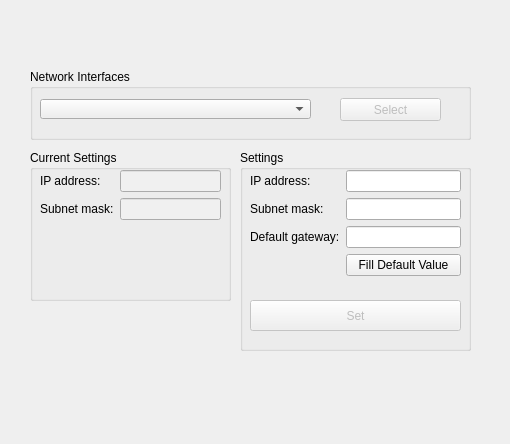
<?xml version="1.0" encoding="UTF-8"?>
<ui version="4.0">
 <class>HostSettingsWizardPage</class>
 <widget class="QWizardPage" name="HostSettingsWizardPage">
  <property name="geometry">
   <rect>
    <x>0</x>
    <y>0</y>
    <width>510</width>
    <height>444</height>
   </rect>
  </property>
  <property name="minimumSize">
   <size>
    <width>510</width>
    <height>444</height>
   </size>
  </property>
  <property name="maximumSize">
   <size>
    <width>510</width>
    <height>444</height>
   </size>
  </property>
  <property name="windowTitle">
   <string>On/Off Host Settings</string>
  </property>
  <attribute name="pageId">
   <string notr="true">1</string>
  </attribute>
  <widget class="QGroupBox" name="groupBox_newset">
   <property name="geometry">
    <rect>
     <x>240</x>
     <y>150</y>
     <width>231</width>
     <height>201</height>
    </rect>
   </property>
   <property name="title">
    <string>Settings</string>
   </property>
   <widget class="QPushButton" name="pushButton_set">
    <property name="enabled">
     <bool>false</bool>
    </property>
    <property name="geometry">
     <rect>
      <x>10</x>
      <y>150</y>
      <width>211</width>
      <height>31</height>
     </rect>
    </property>
    <property name="text">
     <string>Set</string>
    </property>
   </widget>
   <widget class="QWidget" name="formLayoutWidget">
    <property name="geometry">
     <rect>
      <x>10</x>
      <y>20</y>
      <width>211</width>
      <height>121</height>
     </rect>
    </property>
    <layout class="QFormLayout" name="formLayout">
     <item row="0" column="0">
      <widget class="QLabel" name="label">
       <property name="text">
        <string>IP address:</string>
       </property>
      </widget>
     </item>
     <item row="0" column="1">
      <widget class="QLineEdit" name="lineEdit_ip">
       <property name="whatsThis">
        <string notr="true"/>
       </property>
       <property name="inputMask">
        <string notr="true"/>
       </property>
       <property name="text">
        <string notr="true"/>
       </property>
      </widget>
     </item>
     <item row="1" column="0">
      <widget class="QLabel" name="label_2">
       <property name="text">
        <string>Subnet mask:</string>
       </property>
      </widget>
     </item>
     <item row="1" column="1">
      <widget class="QLineEdit" name="lineEdit_sm">
       <property name="whatsThis">
        <string notr="true"/>
       </property>
       <property name="inputMask">
        <string notr="true"/>
       </property>
       <property name="text">
        <string notr="true"/>
       </property>
      </widget>
     </item>
     <item row="2" column="0">
      <widget class="QLabel" name="label_3">
       <property name="text">
        <string>Default gateway:</string>
       </property>
      </widget>
     </item>
     <item row="2" column="1">
      <widget class="QLineEdit" name="lineEdit_dg">
       <property name="whatsThis">
        <string notr="true"/>
       </property>
       <property name="inputMask">
        <string notr="true"/>
       </property>
       <property name="text">
        <string notr="true"/>
       </property>
      </widget>
     </item>
     <item row="3" column="1">
      <widget class="QPushButton" name="pushButton_fill">
       <property name="text">
        <string>Fill Default Value</string>
       </property>
      </widget>
     </item>
    </layout>
   </widget>
  </widget>
  <widget class="QGroupBox" name="groupBox_oldset">
   <property name="geometry">
    <rect>
     <x>30</x>
     <y>150</y>
     <width>201</width>
     <height>151</height>
    </rect>
   </property>
   <property name="title">
    <string>Current Settings</string>
   </property>
   <widget class="QWidget" name="formLayoutWidget_2">
    <property name="geometry">
     <rect>
      <x>10</x>
      <y>20</y>
      <width>181</width>
      <height>71</height>
     </rect>
    </property>
    <layout class="QFormLayout" name="formLayout_2">
     <item row="0" column="0">
      <widget class="QLabel" name="label_4">
       <property name="text">
        <string>IP address:</string>
       </property>
      </widget>
     </item>
     <item row="0" column="1">
      <widget class="QLineEdit" name="lineEdit_oldip">
       <property name="whatsThis">
        <string notr="true"/>
       </property>
       <property name="autoFillBackground">
        <bool>false</bool>
       </property>
       <property name="styleSheet">
        <string notr="true">background-color: rgb(240, 240, 240);</string>
       </property>
       <property name="inputMask">
        <string notr="true"/>
       </property>
       <property name="text">
        <string notr="true"/>
       </property>
       <property name="readOnly">
        <bool>true</bool>
       </property>
      </widget>
     </item>
     <item row="1" column="0">
      <widget class="QLabel" name="label_6">
       <property name="text">
        <string>Subnet mask:</string>
       </property>
      </widget>
     </item>
     <item row="1" column="1">
      <widget class="QLineEdit" name="lineEdit_oldsm">
       <property name="whatsThis">
        <string notr="true"/>
       </property>
       <property name="styleSheet">
        <string notr="true">background-color: rgb(240, 240, 240);</string>
       </property>
       <property name="inputMask">
        <string notr="true"/>
       </property>
       <property name="text">
        <string notr="true"/>
       </property>
       <property name="readOnly">
        <bool>true</bool>
       </property>
      </widget>
     </item>
    </layout>
   </widget>
  </widget>
  <widget class="QGroupBox" name="groupBox">
   <property name="geometry">
    <rect>
     <x>30</x>
     <y>69</y>
     <width>441</width>
     <height>71</height>
    </rect>
   </property>
   <property name="title">
    <string>Network Interfaces</string>
   </property>
   <widget class="QComboBox" name="comboBox">
    <property name="geometry">
     <rect>
      <x>10</x>
      <y>30</y>
      <width>271</width>
      <height>20</height>
     </rect>
    </property>
    <property name="sizePolicy">
     <sizepolicy hsizetype="Expanding" vsizetype="Fixed">
      <horstretch>0</horstretch>
      <verstretch>0</verstretch>
     </sizepolicy>
    </property>
   </widget>
   <widget class="QPushButton" name="pushButton_lock">
    <property name="enabled">
     <bool>false</bool>
    </property>
    <property name="geometry">
     <rect>
      <x>310</x>
      <y>29</y>
      <width>101</width>
      <height>23</height>
     </rect>
    </property>
    <property name="text">
     <string>Select</string>
    </property>
   </widget>
  </widget>
 </widget>
 <resources/>
 <connections/>
</ui>
